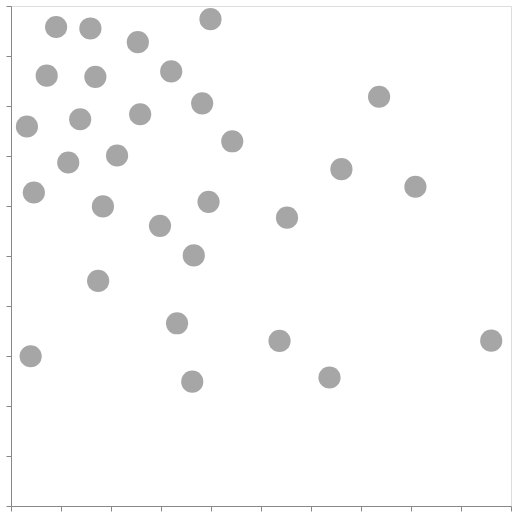

Notebook code for this chart:
### Code cell
# optimization makes the points spread more evenly across the canvas 
create_plot()[0]

### Figure 1 — Vega-Lite specification as saved in the notebook (floating-point values rounded to 4 significant figures)
{"config": {"view": {"continuousWidth": 300, "continuousHeight": 300}}, "data": {"name": "data-29eea1b4f079e1ef0c4a9a46d19f2b4e"}, "mark": {"type": "point", "color": "gray", "filled": true, "size": 490.9}, "encoding": {"x": {"axis": {"labels": false, "grid": false, "title": null}, "field": "column_0", "scale": {"domain": [0, 500]}, "type": "quantitative"}, "y": {"axis": {"labels": false, "grid": false, "title": null}, "field": "column_1", "scale": {"domain": [0, 500]}, "type": "quantitative"}}, "height": 500, "width": 500, "$schema": "https://vega.github.io/schema/vega-lite/v6.1.0.json", "datasets": {"data-29eea1b4f079e1ef0c4a9a46d19f2b4e": [{"column_0": 106.1, "column_1": 350.5}, {"column_0": 191.2, "column_1": 402.7}, {"column_0": 221.2, "column_1": 364.7}, {"column_0": 57.25, "column_1": 343.5}, {"column_0": 91.92, "column_1": 299.6}, {"column_0": 69.17, "column_1": 386.8}, {"column_0": 149.0, "column_1": 280.2}, {"column_0": 129.2, "column_1": 391.7}, {"column_0": 84.37, "column_1": 429.2}, {"column_0": 160.2, "column_1": 434.6}, {"column_0": 126.8, "column_1": 463.8}, {"column_0": 35.71, "column_1": 430.4}, {"column_0": 15.93, "column_1": 379.5}, {"column_0": 79.38, "column_1": 477.5}, {"column_0": 45.11, "column_1": 479.0}, {"column_0": 87.14, "column_1": 225.1}, {"column_0": 182.8, "column_1": 250.6}, {"column_0": 197.5, "column_1": 304.2}, {"column_0": 268.5, "column_1": 165.1}, {"column_0": 276.0, "column_1": 288.3}, {"column_0": 181.3, "column_1": 124.3}, {"column_0": 166.1, "column_1": 182.7}, {"column_0": 318.5, "column_1": 128.5}, {"column_0": 22.85, "column_1": 313.5}, {"column_0": 19.66, "column_1": 149.8}, {"column_0": 368.1, "column_1": 409.2}, {"column_0": 404.4, "column_1": 319.2}, {"column_0": 480.2, "column_1": 165.4}, {"column_0": 330.4, "column_1": 336.8}, {"column_0": 199.5, "column_1": 486.9}]}}
